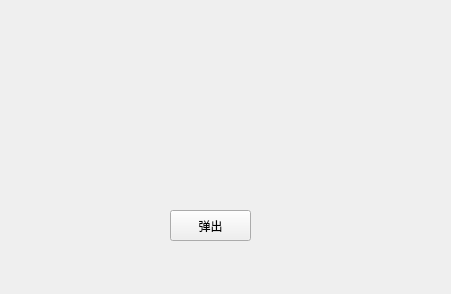
<?xml version="1.0" encoding="UTF-8"?>
<ui version="4.0">
 <class>TTKToastWindow</class>
 <widget class="QMainWindow" name="TTKToastWindow">
  <property name="geometry">
   <rect>
    <x>0</x>
    <y>0</y>
    <width>451</width>
    <height>294</height>
   </rect>
  </property>
  <property name="windowTitle">
   <string>TTKToastLabel</string>
  </property>
  <widget class="QWidget" name="centralWidget">
   <widget class="QPushButton" name="pushButton">
    <property name="geometry">
     <rect>
      <x>170</x>
      <y>210</y>
      <width>81</width>
      <height>31</height>
     </rect>
    </property>
    <property name="text">
     <string>弹出</string>
    </property>
   </widget>
  </widget>
 </widget>
 <layoutdefault spacing="6" margin="11"/>
 <resources/>
 <connections/>
</ui>
